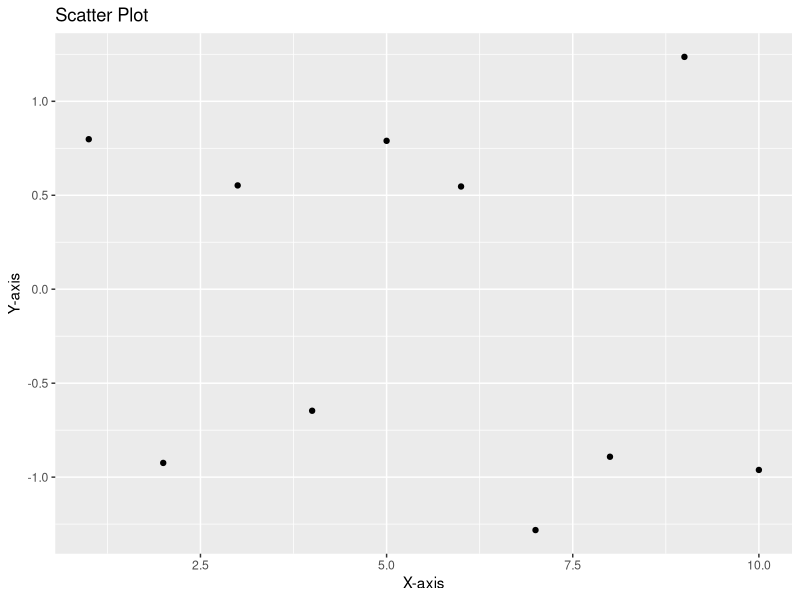

Write the R code that produced this figure. (Note: this script raises an error after producing the figure.)




#Step1:
# Install necessary package
install.packages("ggplot2")
# Load the necessary package(s)
library(ggplot2)
#Step2: 
# Create a sample data frame in wide format
data <- data.frame(
  a = 1:10,
  b = rnorm(10),
  label = letters[11:20]
)
# print data
print(data)
#Step3:
#3.1.1. Create a scatter plot
ggplot(data = data, aes(x = a, y = b)) +
  geom_point() +
  labs(title = "Scatter Plot", x = "X-axis", y = "Y-axis")
#Step3:
#3.1.2. Create a scatter plot with color customizations ggplot(data = data, aes(x = a, y = b)) +
  geom_point(color = "forestgreen", size = 1) +
    labs(title = "Scatter Plot with Color Cusmization", x = "X-axis", y = "Y-axis")
#Step3:
#3.1.2. Create a scatter plot with text labels and colors
ggplot(data = data, aes(x = a, y = b)) +
  geom_point(color = "forestgreen", size = 3) +
  geom_text(aes(label = label), vjust = -1, color = "blue")+
  labs(title = "Scatter Plot with text labels", x = "X-axis", y = "Y-axis")
#Step3:
## 3.1.4 Create a scatter plot with customizations & a smooth line
ggplot(data = data, aes(x = a, y = b)) +
  geom_point(color = "forestgreen", size = 1) +
  geom_smooth(method = "lm", se = FALSE) +
  labs(title = "Scatter Plot with Smooth Line", x = "X-axis", y = "Y-axis")


#Step3:
#3.2. Create a line plot & with customizations ggplot(data = data, aes(x = x, y = y)) +
  geom_line(color = "red", size = 1) +
  labs(title = "Line Plot", x = "X-axis", y = "Y-axis")

#Step3:
#3.3. Create a bar plot & with customizations
ggplot(data = data, aes(x = a, y = b)) +
  geom_bar(stat = "identity", fill = "blue") +
  labs(title = "Bar Plot", x = "X-axis", y = "Values")
